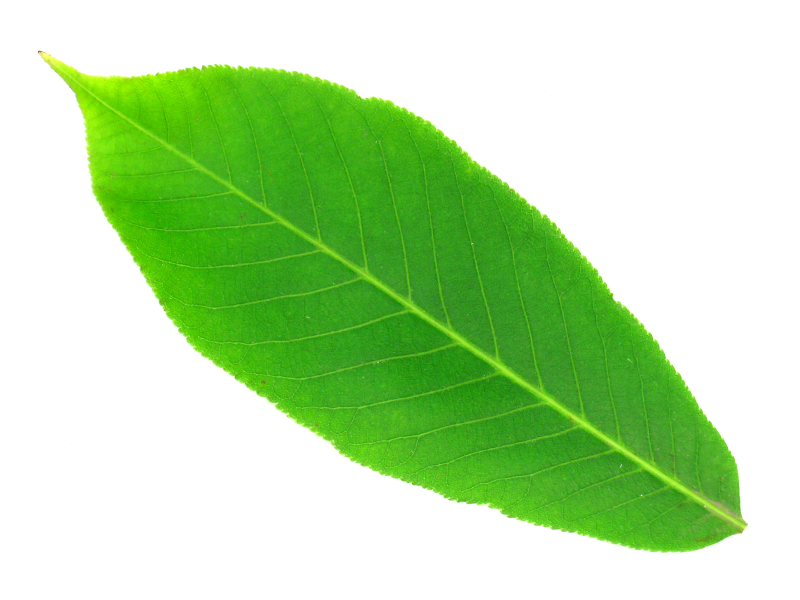
#> input picture data/standardleaves/2.jpg, 1600 x 1200 px, found by its file name (shown at 1/2 size)
$ python 'forest cover analysis.py'
#> lines starting #> are read from the running program, lines starting #| are printed output that depends on the picture; after the words box and inside, x2 and y2 are one past the last pixel; in counts of white or black regions, pixels touching at a corner belong together
import cv2
import numpy as np
import matplotlib.pyplot as plt

"""
ESTIMATE CHOROPHYLL
"""
img=cv2.imread("2.jpg")
#> img is the input picture: shape (1200, 1600, 3); mean B, G, R 167.3, 223.9, 184.6
img_b=cv2.blur(img,(3,3))
hsv=cv2.cvtColor(img_b, cv2.COLOR_BGR2HSV)
#> hsv: shape (1200, 1600, 3); mean H, S, V 20, 82.8, 223.9
lower_green = np.array([36, 25, 25])
upper_green = np.array([70, 255,255])
mask = cv2.inRange(hsv, lower_green, upper_green)
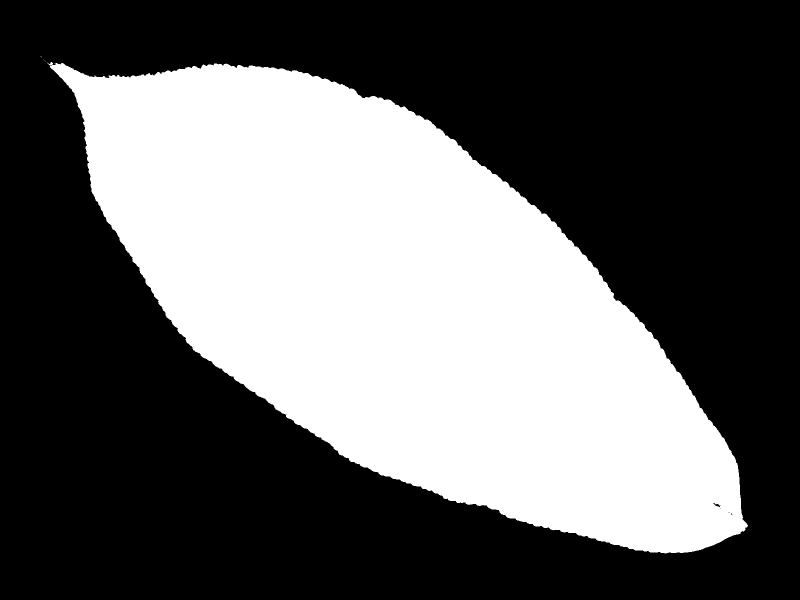
#> mask: shape (1200, 1600) (shown at 1/2 size); 38.5% white; 8 white regions (7 under 20 px), largest, box (x1, y1, x2, y2) and area: (95, 124, 1496, 1107) 739786
output = cv2.bitwise_and(img_b,img_b,mask=mask)
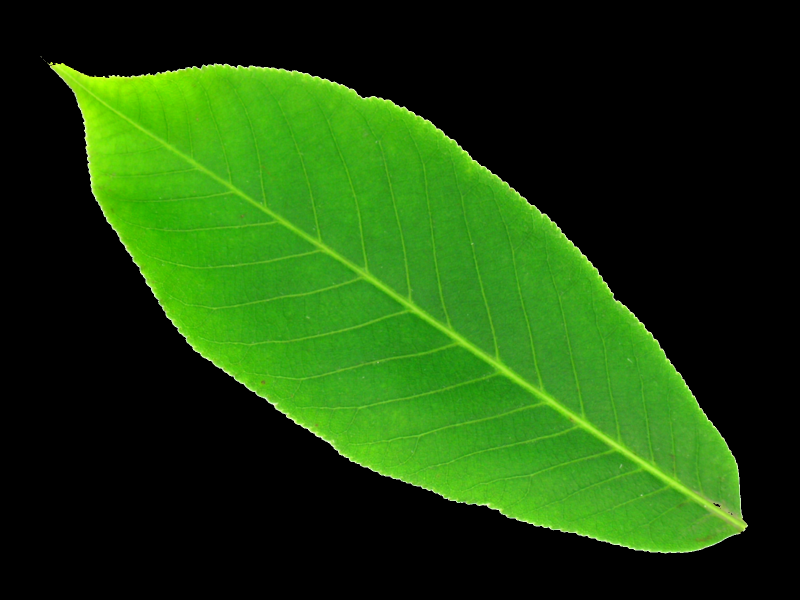
#> output: shape (1200, 1600, 3) (shown at 1/2 size); mean B, G, R 10.6, 67.2, 27.9
avg_color_per_row = np.average(output, axis=0)
#> avg_color_per_row = 1600 rows, first 8: [0, 0, 0], [0, 0, 0], [0, 0, 0], [0, 0, 0], [0, 0, 0], [0, 0, 0], [0, 0, 0], [0, 0, 0]
avg_color = np.average(avg_color_per_row, axis=0)
#> avg_color = [10.65, 67.21, 27.86]
avg_colour_round=np.round(avg_color, decimals=2)
#> avg_colour_round = [10.65, 67.21, 27.86]
chlorophyll=(avg_colour_round[1]-(avg_colour_round[2]/2)-(avg_colour_round[0]/2))
#> chlorophyll = 47.95


#########################################

"""
ANALYSE VEGETATION LOSS
"""
cambodia_2001=cv2.imread("cambodia 2001.jpg")
cambodia_2014=cv2.imread("cambodia 2014.jpg")

#> (the run stopped early here; a loop or call above may not have finished)

$ run again, with data/standardleaves/1.jpg copied over data/standardleaves/2.jpg
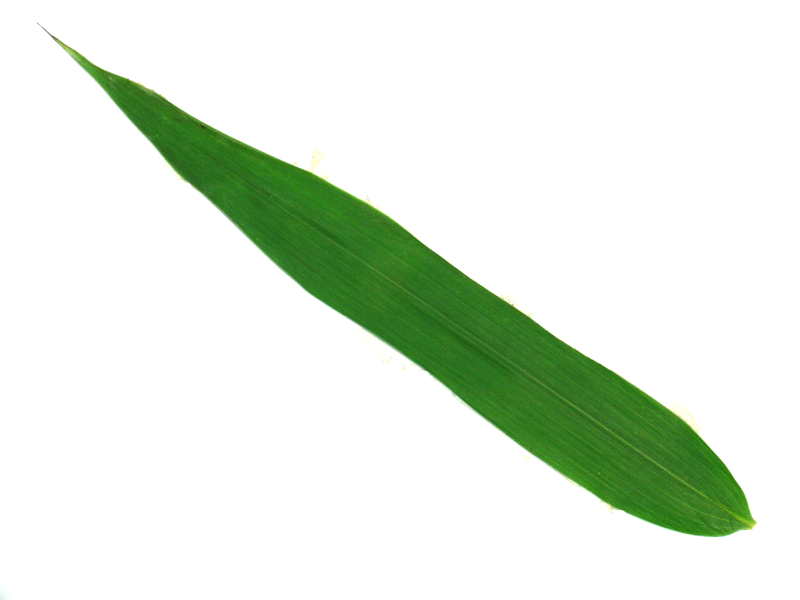
#> input picture data/standardleaves/1.jpg, 1600 x 1200 px, found by its file name (shown at 1/2 size)
#> img is the input picture: shape (1200, 1600, 3); mean B, G, R 222.8, 235.5, 225.7
#> hsv: shape (1200, 1600, 3); mean H, S, V 8.3, 26.7, 235.5
#> `mask = cv2.inRange(hsv, lower_green, upper_green)`:
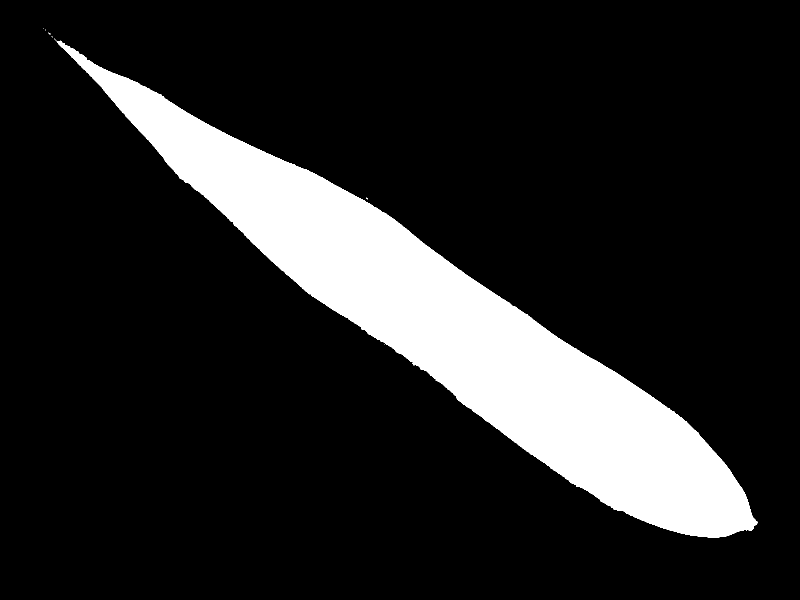
#> mask: shape (1200, 1600) (shown at 1/2 size); 14.7% white; 8 white regions (7 under 20 px), largest, box (x1, y1, x2, y2) and area: (113, 81, 1515, 1075) 282177
#> `output = cv2.bitwise_and(img_b,img_b,mask=mask)`:
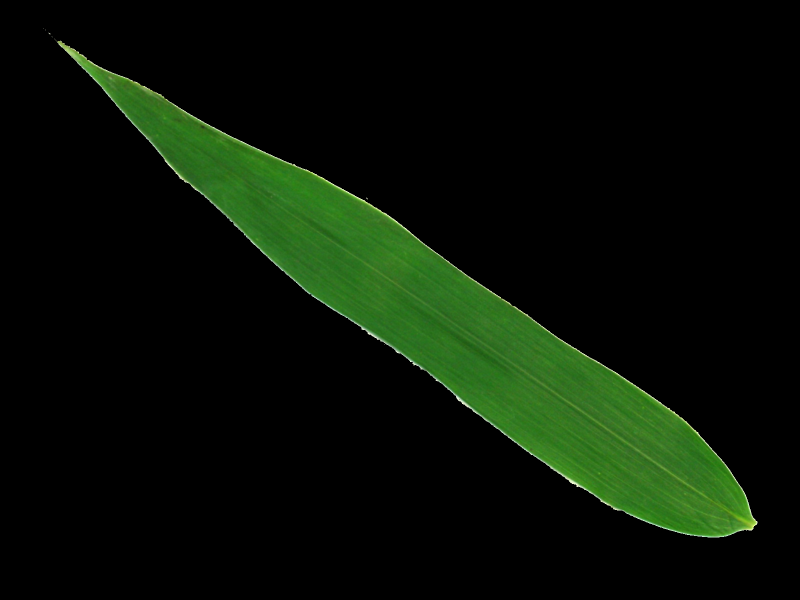
#> output: shape (1200, 1600, 3) (shown at 1/2 size); mean B, G, R 5.4, 18, 8.2
#> avg_color_per_row = 1600 rows, first 8: [0, 0, 0], [0, 0, 0], [0, 0, 0], [0, 0, 0], [0, 0, 0], [0, 0, 0], [0, 0, 0], [0, 0, 0]
#> avg_color = [5.44, 18.01, 8.24]
#> chlorophyll = 11.17

$ run again, with data/standardleaves/10.jpg copied over data/standardleaves/2.jpg
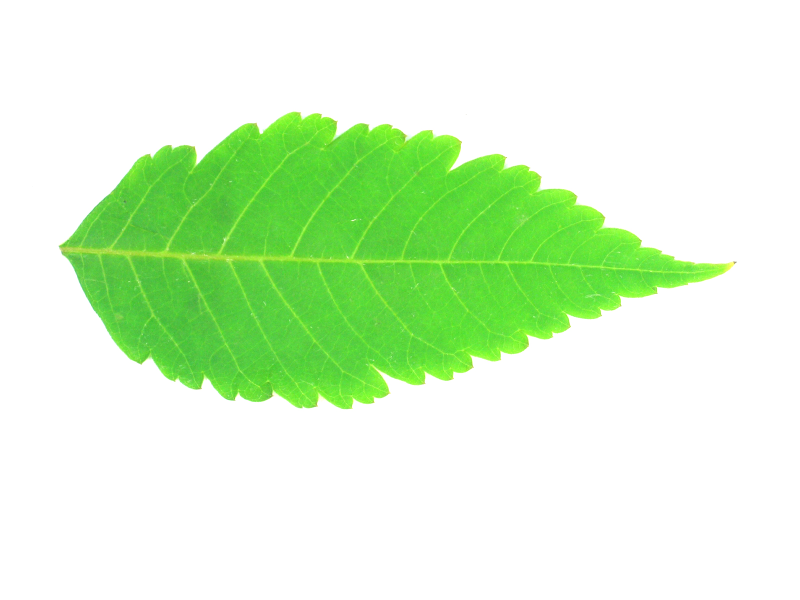
#> input picture data/standardleaves/10.jpg, 1600 x 1200 px, found by its file name (shown at 1/2 size)
#> img is the input picture: shape (1200, 1600, 3); mean B, G, R 206.1, 245.5, 216.1
#> hsv: shape (1200, 1600, 3); mean H, S, V 13.5, 46.3, 245.5
#> `mask = cv2.inRange(hsv, lower_green, upper_green)`:
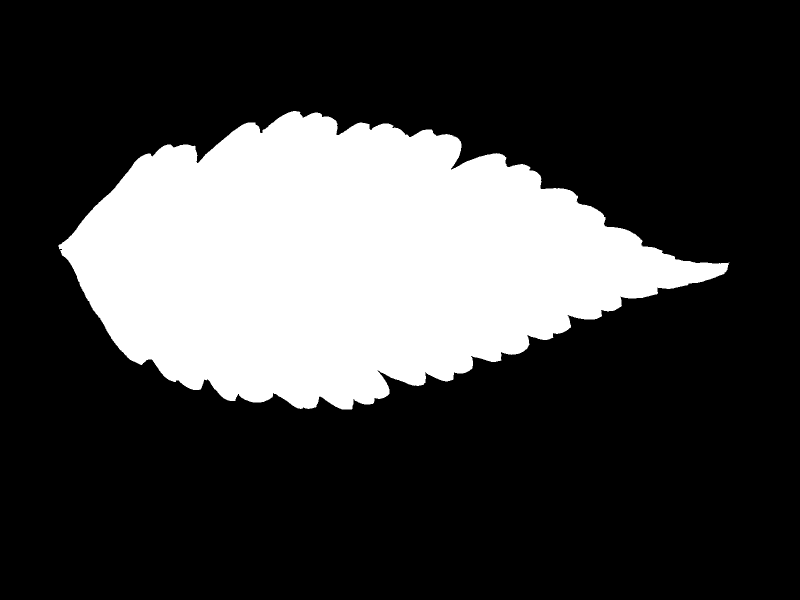
#> mask: shape (1200, 1600) (shown at 1/2 size); 25.2% white; 1 white region, box (x1, y1, x2, y2) and area: (117, 222, 1459, 819) 484484
#> `output = cv2.bitwise_and(img_b,img_b,mask=mask)`:
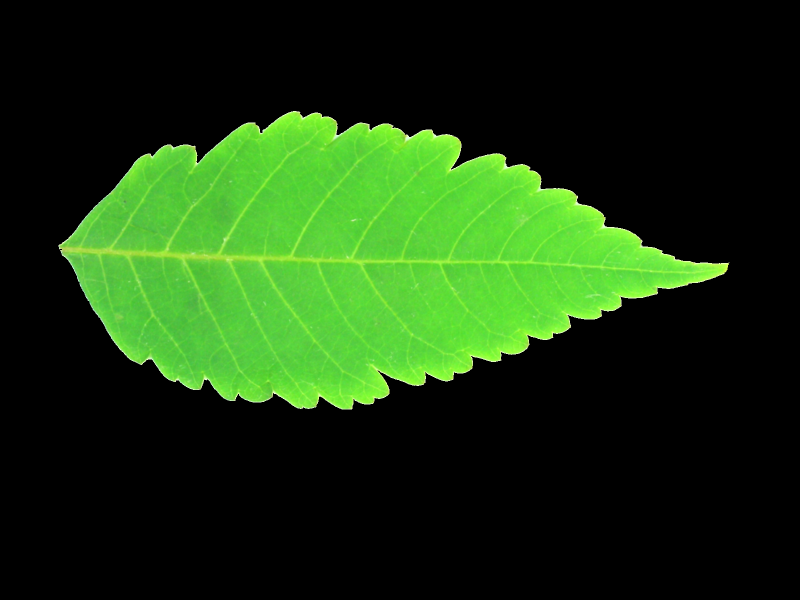
#> output: shape (1200, 1600, 3) (shown at 1/2 size); mean B, G, R 15.5, 54.9, 25.5
#> avg_color_per_row = 1600 rows, first 8: [0, 0, 0], [0, 0, 0], [0, 0, 0], [0, 0, 0], [0, 0, 0], [0, 0, 0], [0, 0, 0], [0, 0, 0]
#> avg_color = [15.48, 54.89, 25.5]
#> chlorophyll = 34.4

$ run again, with data/standardleaves/11.jpg copied over data/standardleaves/2.jpg
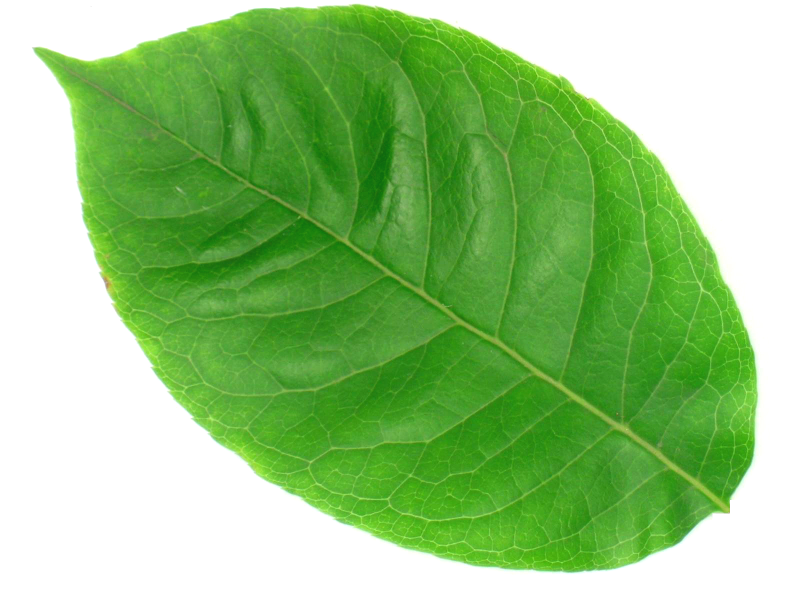
#> input picture data/standardleaves/11.jpg, 1600 x 1200 px, found by its file name (shown at 1/2 size)
#> img is the input picture: shape (1200, 1600, 3); mean B, G, R 128.3, 198.3, 149
#> hsv: shape (1200, 1600, 3); mean H, S, V 31.7, 111.7, 198.3
#> `mask = cv2.inRange(hsv, lower_green, upper_green)`:
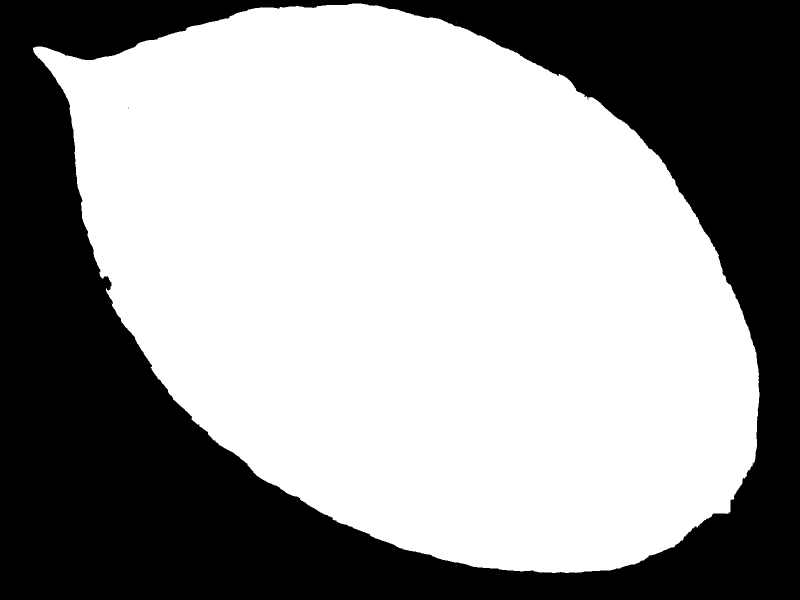
#> mask: shape (1200, 1600) (shown at 1/2 size); 60.5% white; 3 black regions (2 under 20 px), largest, box (x1, y1, x2, y2) and area: (0, 0, 1600, 1200) 757453
#> `output = cv2.bitwise_and(img_b,img_b,mask=mask)`:
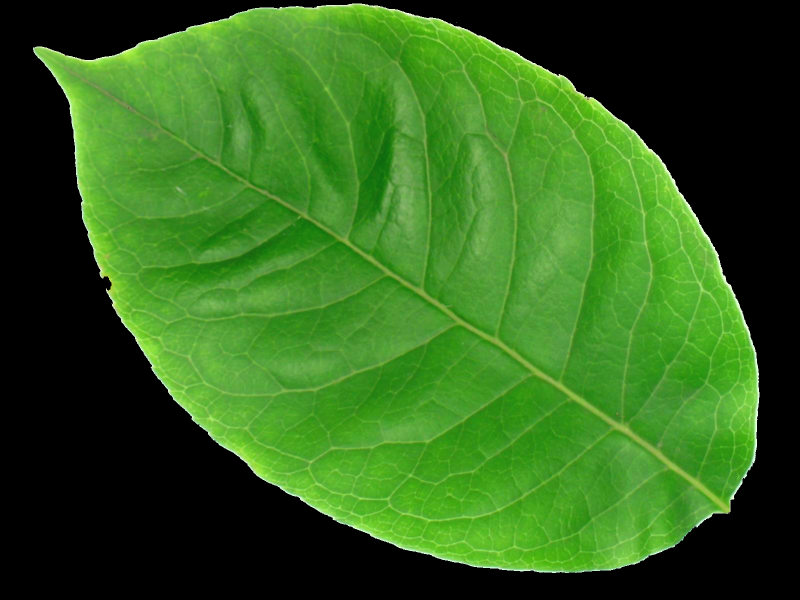
#> output: shape (1200, 1600, 3) (shown at 1/2 size); mean B, G, R 27.8, 97.7, 48.5
#> avg_color_per_row = 1600 rows, first 8: [0, 0, 0], [0, 0, 0], [0, 0, 0], [0, 0, 0], [0, 0, 0], [0, 0, 0], [0, 0, 0], [0, 0, 0]
#> avg_color = [27.83, 97.73, 48.47]
#> chlorophyll = 59.58
